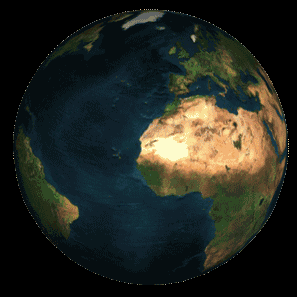
#> input picture images/globe_png/frame_00_delay-0.1s.png, 297 x 297 px
$ python main.py   (Python 2 division)
#> lines starting #> are read from the running program, lines starting #| are printed output that depends on the picture; after the words box and inside, x2 and y2 are one past the last pixel; in counts of white or black regions, pixels touching at a corner belong together
import numpy as np
import cv2
import glob
import time
import sys

# Parameters
overlayAnimDir = './images/globe_png/*'
debugMode = False
showAllDebugViews = False
useRhoThetaLineMethod = False

# Initialization of globals
cap = cv2.VideoCapture(0)
imagelist = []
currentImage = 0
millis = 0
intersects = []
errorFrames = 0
frameMillis = 0
globalCounter = 0
globalTimes = []
for filename in glob.glob(overlayAnimDir):
    imagelist.append(cv2.imread(filename))
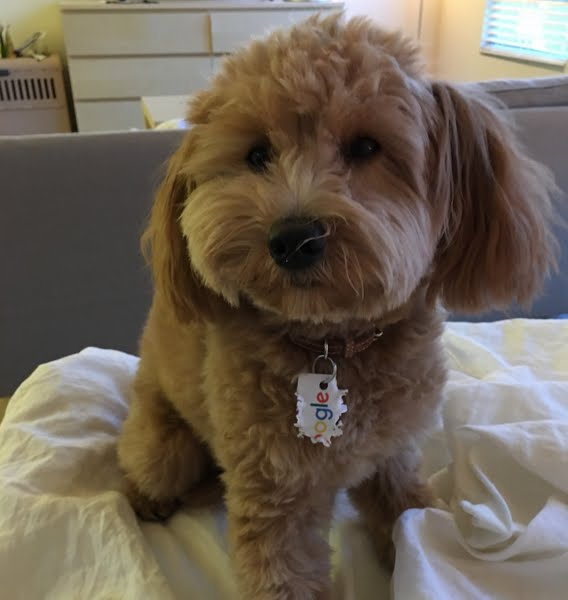
#> input picture images/doogler.jpg, 568 x 600 px, given in place of the camera
#> in GetFrameFromWebcam, frame is the input picture: shape (600, 568, 3); mean B, G, R 84.2, 98, 109.3


def OverlayImage (imgbg, imgfg):
    # Overlay partly transparant image over another
    nonTransPix = imgfg > 0
    imgbg[nonTransPix] = imgfg[nonTransPix]
    return imgbg

def NextOverlay (imagelist, currentImage):
    # Retrieve next overlay image from image list for animation
    overlay = imagelist[currentImage]
    currentImage = currentImage + 1
    if currentImage > len(imagelist) - 1:
        currentImage = 0
    return overlay, currentImage

def MTransform(img, M, fullImg):
    # Transform image based on transformation matrix M
    rows, cols, clrs = fullImg.shape
    imgTransform = cv2.warpPerspective(img, M, (cols, rows))
    return imgTransform

def SampleM():
    # Manually define a transformation matrix as initial state
    sx = 0.25
    sy = 0.25
    tx = 0
    ty = 0
    M = np.float32([[sx, 0, tx],[0, sy, ty],[0, 0, 1]])
    return M

# [11 lines left out: function OverlayFPS, not called in this run]

def FilterColor(img):
    # Filter image for specific hue-saturation-value range
    imgHSV = cv2.cvtColor(img, cv2.COLOR_BGR2HSV)
#> imgHSV: shape (300, 284, 3); mean H, S, V 33.7, 77.5, 111.5

    # Pink Post-its bounding box:
    MinHSV = np.array([203.5/255*180, 83.3, 69.6])
    MaxHSV = np.array([254.9/255*180, 221.4, 255])

    # Threshold the HSV image to get only blue colors
    mask = cv2.inRange(imgHSV, MinHSV, MaxHSV)
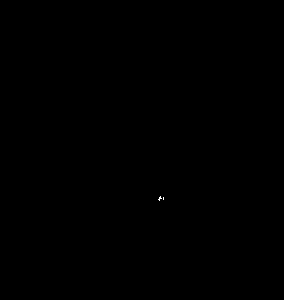
#> mask: shape (300, 284); 0.01% white in thin lines or dots, all inside (x1, y1, x2, y2) = (158, 196, 164, 201)
#> in ErodeDilate, `img = cv2.erode(img, np.ones((size, size)))`: img: shape (300, 284); every value is 0

    # AND mask (bitwise) applied to original image
    if debugMode:
        imgMaskedBGR = cv2.bitwise_and(img, img, mask = mask)
    else:
        imgMaskedBGR = None

    return imgMaskedBGR, mask

def GetEdges(img):
    # Get edges based on filtered input image
    thresLow = 100
    thresHigh = 200
    edges = cv2.Canny(img, thresLow, thresHigh)
    return edges

def FindBestLines(img):
    # Finds potential lines in the image
    thresh = 15
    rhoSize = 1
    thetaSize = np.pi / 45
    lines = cv2.HoughLines(img, rhoSize, thetaSize, thresh)
#> lines = None
    allLines = lines

    # Pick method for line finding
    if useRhoThetaLineMethod:
        linesFiltered = FindLinesDissimilar(lines)
    else:
        linesFiltered = FindLinesIterative(lines, img, rhoSize, thetaSize, thresh)

    return (linesFiltered, allLines)

def FindLinesIterative(lines, img, rhoSize, thetaSize, thresh):
    # Iterative Hough method for finding the best lines
#> called with rhoSize = 1, thetaSize = 0.0698, thresh = 15
    linesFiltered = np.ndarray(shape=(0, 1, 2))
    imgEdit = np.copy(img)
    for i in range(0, 4):
        if lines is None:
            if debugMode:
                print("No lines found")
            return lines
        else:
            line = lines[0]
            lineExpDim = np.expand_dims(line, axis=0)
            linesFiltered = np.append(linesFiltered, lineExpDim, axis = 0)
            imgEdit = RemoveLine(imgEdit, line)
        lines = cv2.HoughLines(imgEdit, rhoSize, thetaSize, thresh)
    return linesFiltered

# [43 lines left out: functions RemoveLine, FindLinesDissimilar, HasSimilarLines, not called in this run]

def GetIntersects(lines, img, oldIntersects):
    # Given 4 lines, finds the best intersects
    intersects = np.ndarray(shape=(0, 2))
    if lines != None:
        for i in range(len(lines)):
            for j in range(i + 1, len(lines)):
                rho1 = lines[i][0][0]
                theta1 = lines[i][0][1]
                rho2 = lines[j][0][0]
                theta2 = lines[j][0][1]

                intersectCandidate = GetIntersectFromPolar(rho1, theta1, rho2, theta2, img)
                if intersectCandidate != None:
                    intersects = np.vstack((intersects, intersectCandidate))

    intersects = ValidQuadrilateral(intersects)
    if intersects == None:
        if debugMode:
            print("No intersects found")
        intersects = oldIntersects
    return intersects

# [22 lines left out: functions GetIntersectFromPolar, IsOnImage, not called in this run]

def ValidQuadrilateral(intersects):
    # Given a set of intersects, check if we have 4 good ones, return them if so

    # Less than 4 intersects on image: return none
    if (len(intersects) < 4):
        if debugMode:
            print("Only %s intersects") % (len(intersects))
        return None

    # More than 4 intersects: use the 4 closest
    if (len(intersects) > 4):
        if debugMode:
            print("Found %s intersects, choosing closest 4") % (len(intersects))
        intersects = ClosestIntersects(intersects)

    # Sort, if sort fails (e.g. 3 intersects in a line): return none
    intersects = SortIntersects(intersects)
    if (len(intersects) < 4):
        if debugMode:
            print("Couldn't sort intersects (likely 3 on a line)")
        return None

    # Check if opposing sides are of similar distance
    if not SimilarOpposingSides(intersects):
        if debugMode:
            print("Discarding intersects as opposing sides are dissimilar")
        return None

    return intersects

# [89 lines left out: functions SimilarOpposingSides, IntersectDistance, ClosestIntersects, SortIntersects, DrawLinesOnImage, DrawIntersectsOnImage, not called in this run]

def ErodeDilate(img):
    # Reduces noise (small / non-uniform areas)
    size = 10
    img = cv2.erode(img, np.ones((size, size)))
    img = cv2.dilate(img, np.ones((size, size)))
    return img

def PerspectiveTransform(img, its, fullImg):
    # Transforms an image based on quadrilateral corners (its)
    if len(its) < 4:
        M = SampleM()
    else:
        imgy = img.shape[0]
        imgx = img.shape[1]
        imgRect = np.float32([[0,0],[0,imgx],[imgy,imgx],[imgy,0]])
        topLeft = [its[0][0], its[0][1]]
        topRight = [its[1][0], its[1][1]]
        bottomRight = [its[2][0], its[2][1]]
        bottomLeft = [its[3][0], its[3][1]]
        intersectRect = np.float32([topLeft, topRight, bottomRight, bottomLeft])
        M = cv2.getPerspectiveTransform(imgRect,intersectRect)

    out = MTransform(img, M, fullImg)
    return out

def GetFrameFromWebcam():
    # Reads a frame from the webcam
    ret, frame = cap.read()
    frameResized = cv2.resize(frame, (0,0), fx=0.5, fy=0.5)
    return frameResized

# [17 lines left out: functions StartTime, EndTime, not called in this run]


while(True):

    frame = GetFrameFromWebcam()
    if debugMode:
        StartTime()
        print("Frame: %s") % (globalCounter)
    filteredFrame, mask = FilterColor(frame)
    maskClean = ErodeDilate(mask)
    edgesImg = GetEdges(maskClean)
    linesBest, linesAll = FindBestLines(edgesImg)
    intersects = GetIntersects(linesBest, frame, intersects)
#> intersects = []

    overlayRaw, currentImage = NextOverlay(imagelist, currentImage)
#> in NextOverlay, overlay is the input picture: shape (297, 297, 3); mean B, G, R 32.7, 39.6, 36.5
#> currentImage = 1
    overlay = PerspectiveTransform(overlayRaw, intersects, frame)
#> in MTransform, `imgTransform = cv2.warpPerspective(img, M, (cols, rows))`:
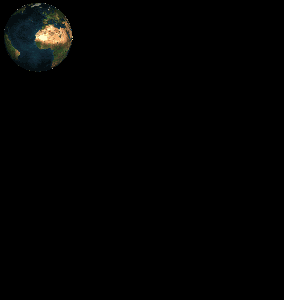
#> imgTransform: shape (300, 284, 3); mean B, G, R 2.1, 2.6, 2.4
    output = OverlayImage(frame, overlay)
#> in OverlayImage, `nonTransPix = imgfg > 0`:
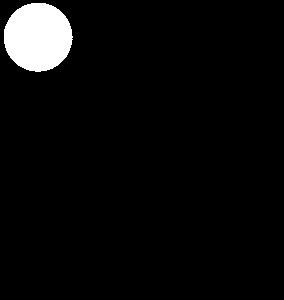
#> nonTransPix: shape (300, 284, 3) bool; 4.4% white; 1 white region, box (x1, y1, x2, y2) and area: (4, 3, 73, 72) 3722
#> in OverlayImage, `imgbg[nonTransPix] = imgfg[nonTransPix]`:
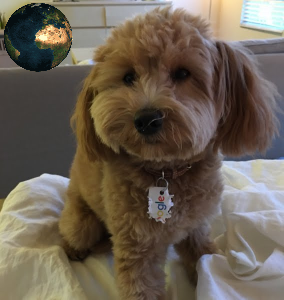
#> imgbg: shape (300, 284, 3); mean B, G, R 82.3, 95.4, 106.2

    if debugMode:
        debugFrame = np.copy(filteredFrame)
        debugFrame = DrawLinesOnImage(debugFrame, linesAll, 1)
        debugFrame = DrawLinesOnImage(debugFrame, linesBest, 3)
        DrawIntersectsOnImage(debugFrame, intersects, 5, 2)
        debugFrame = OverlayFPS(debugFrame)

    # Display the resulting frame
    cv2.imshow('output', output)

    if debugMode:
        EndTime()
        cv2.imshow('debugFrame', debugFrame)
        cv2.imwrite('debug-' + str(globalCounter) + '-img.png', output)
        cv2.imwrite('debug-' + str(globalCounter) + '-dbg.png', debugFrame)
        if showAllDebugViews:
            cv2.imshow('mask', mask)
            cv2.imshow('maskClean', maskClean)
            cv2.imshow('edgesImg', edgesImg)


#Release the capture
cap.release()
cv2.destroyAllWindows()
